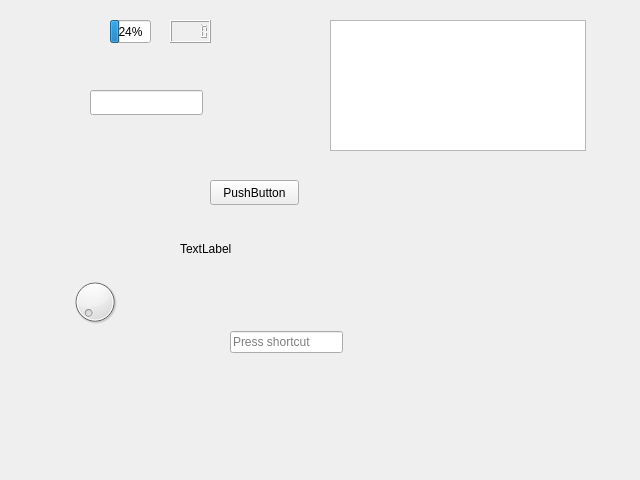
<?xml version="1.0" encoding="UTF-8"?>
<ui version="4.0">
 <class>uav_state_widget</class>
 <widget class="QWidget" name="uav_state_widget">
  <property name="geometry">
   <rect>
    <x>0</x>
    <y>0</y>
    <width>640</width>
    <height>480</height>
   </rect>
  </property>
  <property name="windowTitle">
   <string>Form</string>
  </property>
  <widget class="QLabel" name="label">
   <property name="geometry">
    <rect>
     <x>180</x>
     <y>240</y>
     <width>67</width>
     <height>17</height>
    </rect>
   </property>
   <property name="text">
    <string>TextLabel</string>
   </property>
  </widget>
  <widget class="QLCDNumber" name="lcdNumber">
   <property name="geometry">
    <rect>
     <x>170</x>
     <y>20</y>
     <width>41</width>
     <height>23</height>
    </rect>
   </property>
  </widget>
  <widget class="QProgressBar" name="progressBar">
   <property name="geometry">
    <rect>
     <x>110</x>
     <y>20</y>
     <width>41</width>
     <height>23</height>
    </rect>
   </property>
   <property name="value">
    <number>24</number>
   </property>
  </widget>
  <widget class="QKeySequenceEdit" name="keySequenceEdit">
   <property name="geometry">
    <rect>
     <x>230</x>
     <y>330</y>
     <width>113</width>
     <height>25</height>
    </rect>
   </property>
  </widget>
  <widget class="QLineEdit" name="lineEdit">
   <property name="geometry">
    <rect>
     <x>90</x>
     <y>90</y>
     <width>113</width>
     <height>25</height>
    </rect>
   </property>
  </widget>
  <widget class="QDial" name="dial">
   <property name="geometry">
    <rect>
     <x>70</x>
     <y>270</y>
     <width>50</width>
     <height>64</height>
    </rect>
   </property>
  </widget>
  <widget class="QPushButton" name="pushButton">
   <property name="geometry">
    <rect>
     <x>210</x>
     <y>180</y>
     <width>89</width>
     <height>25</height>
    </rect>
   </property>
   <property name="text">
    <string>PushButton</string>
   </property>
  </widget>
  <widget class="QGraphicsView" name="graphicsView">
   <property name="geometry">
    <rect>
     <x>330</x>
     <y>20</y>
     <width>256</width>
     <height>131</height>
    </rect>
   </property>
  </widget>
 </widget>
 <resources/>
 <connections/>
</ui>
